Frame 1 (no input): blank canvas, image omitted
Frame 60 (the mouse pressed at the canvas centre just before this capture): blank canvas, image omitted
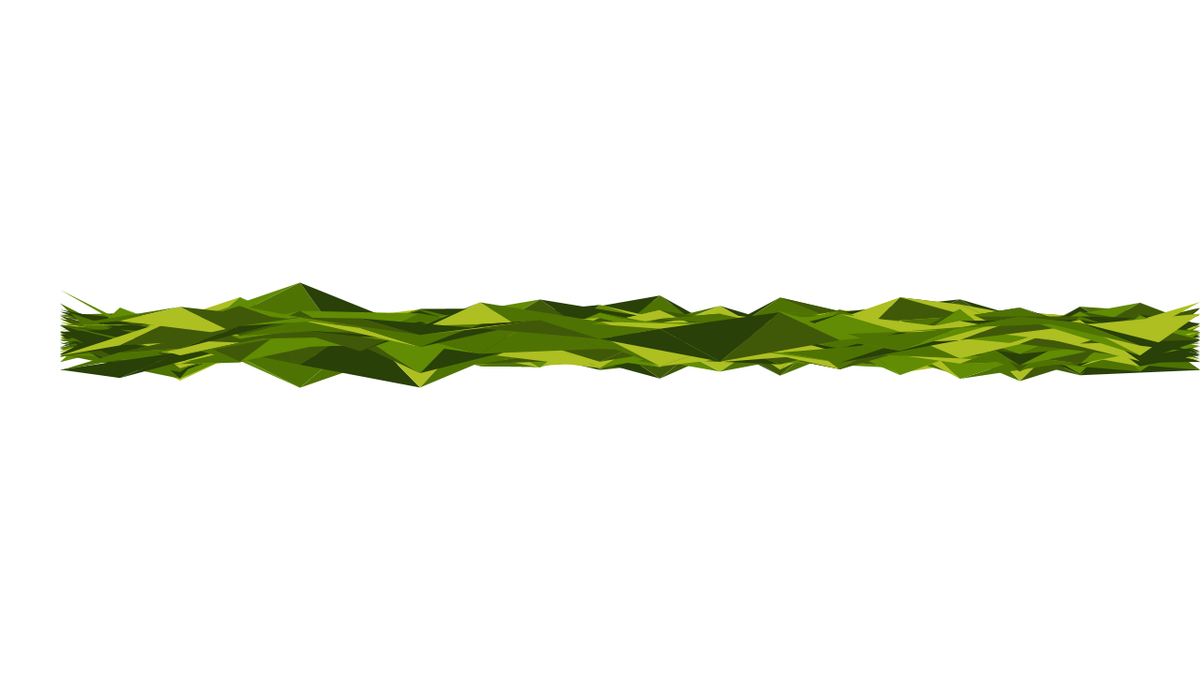
Frame 120 (the mouse held since frame 60 and released just before this capture)

The Processing sketch whose frames 1 and 60 were blank and that drew this single picture after the mouse press (run headless with seeded random() and noise(); from frame 60 on, the mouse is pressed at the canvas centre):

// Processing sketch: processing_116914
// ── processing_116914.pde

color[][] palette3 = {
  { #02738C, #1F3C57, #142426, #9CD97E, #024059 },
  { #3BA7BF, #427283, #4F5951, #52751A, #025949 },
  { #3390A5, #F5D6B8, #8C8579, #22470B, #02734A },
  { #3BB2BF, #C0997F, #F2EADF, #171C04 , #038C4C},
  { #D7EFF2, #90372B, #BFB3A8, #382507 , #F29C50} };

  color[][] palette2 = {          //
  { #0E2827, #235466, #0E2827, #142426, #90372B },
  { #142D31, #3F85A1, #142D31, #4F5951, #364742 },
  { #385245, #619FB8, #385245, #8C8579, #8C6D46 },
  { #4E7352, #89D0E0, #4E7352, #F2EADF, #F0AD44},
  { #739270, #F2F2F2, #739270, #BFB3A8, #F0AD44} };
  
    color[][] palette = {
  { #02738C, #294008, #142426, #E8D504, #FCEF91 },
  { #3BA7BF, #618C03, #4F5951, #FAFF79, #F2A25C },
  { #3390A5, #4F7302, #8C8579, #FFD928, #F28B50 },
  { #3BB2BF, #405908, #F2EADF, #E8AF14 , #A64826},
  { #D7EFF2, #ADBF21, #BFB3A8, #FFCA6C , #523429} };
  
/////////////////////////////////////////////////////////////////////////////////////  
  
int m = 1 ;
int n = 20 ; // Standard Deviation of Gaussian Random //

import java.util.* ;


Random generator ;

 
void setup(){
  noStroke();
  background(255);
  frameRate(20);
  size(1280,720);
  smooth();  
  generator = new Random();

}


void draw(){
  
  int lampCount = n;
  float[] num = new float[lampCount];
  float dev = constrain(mouseX, 5, 45);
   dev = mouseX /40 ;


  int x = (width/lampCount) ; 
  
      for(int i=0;i < lampCount ;i++){
        num[i] = (float) generator.nextGaussian(); 
        num[i] = num[i] * dev ;
        num[i] = num[i] + mouseY ;
  }
  
  
  // Draws The Shape in Each Vertex //
  beginShape(TRIANGLE_STRIP);
  for(int i=0;i < lampCount ;i++){
  
      fill(palette[int(random(palette.length))][m]);
      vertex(x,num[i]);
      x += width/lampCount ;
  }
  endShape();

}




/// USER Interactivity ///

void mousePressed() {
    if (mouseButton == LEFT) {
    n+= 20 ;
  } else if (mouseButton == RIGHT) {
  
    if (n == 20){
     n = 40 ; 
    }
      n-= 20;
  }
}


void keyPressed() {

  if (key=='s') {
    save("alless.jpg") ;
    println("Image Saved !");
  }
  if (key=='5') {
    m = 0;

  }

  if (key=='1') {
    m = 1;

  }

  if (key=='2') {
    m = 2;

  }

  if (key=='3') {
    m = 3;

  }
    
      if (key=='4') {
    m = 4;

  }
        if (key=='q') {
    palette = palette2;

  }
          if (key=='w') {
    palette = palette3;

  }
   
  
}
